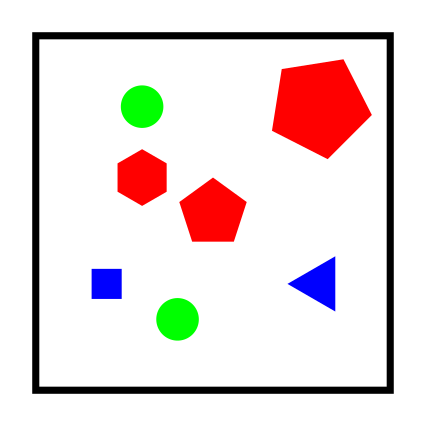
//> input picture z_fromRaspberry/code_download/02_shape_detection/imgs/polygons.png, 426 x 426 px
$ ./shape_detection   (built with g++ and OpenCV 4)
//> lines starting //> are read from the running program, lines starting //| are printed output that depends on the picture; after the words box and inside, x2 and y2 are one past the last pixel; in counts of white or black regions, pixels touching at a corner belong together
// shape_detection.cpp:
// Detect shapes on a computer-generated image

#include <opencv2/core.hpp>
#include <opencv2/videoio.hpp>
#include <opencv2/highgui.hpp>
#include <opencv2/opencv.hpp>
#include <iostream>

static const int W_0      = 300;
static const int H_0      = 0;
static const int OFFSET_W = 10;
static const int OFFSET_H = 100;


void processImage()
{
  // Load image from file
  std::string filename = "imgs/polygons.png";
  cv::Mat img = cv::imread(filename.c_str());
//> img is the input picture: 426 rows x 426 cols, CV_8UC3; mean B, G, R 220.3, 221.1, 233.7
  if(img.empty()) {
    throw std::runtime_error("Failed to open the file " + filename);
  }

  // Display original image
  cv::imshow("Original", img);
  cv::moveWindow("Original", W_0, H_0);

  // Convert color space from BGR to HSV
  cv::Mat hsv_img;
  cv::cvtColor(img, hsv_img, cv::COLOR_BGR2HSV);
//> hsv_img: 426 rows x 426 cols, CV_8UC3; mean H, S, V 2.6, 23.7, 240.8

  // Display HSV image
  cv::imshow("HSV", hsv_img);
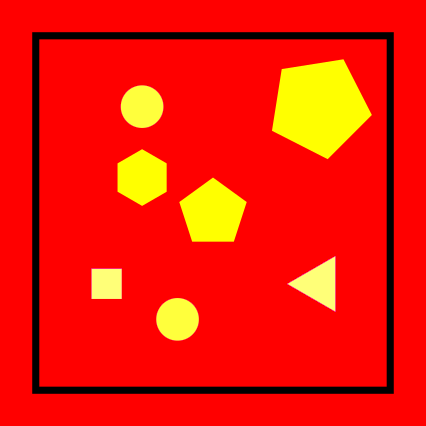
//> window 'HSV': 426 rows x 426 cols, CV_8UC3; mean B, G, R 2.6, 23.7, 240.8
  cv::moveWindow("HSV", W_0+img.cols+OFFSET_W, H_0);

  // Find red regions: h values around 0 (positive and negative angle: [0,15] U [160,179])
  cv::Mat red_mask_low, red_mask_high, red_mask;
  cv::inRange(hsv_img, cv::Scalar(0, 10, 10), cv::Scalar(15, 255, 255), red_mask_low);
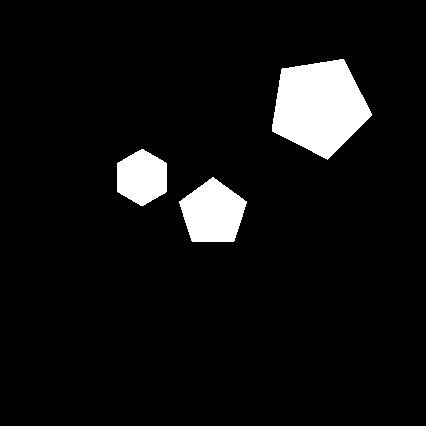
//> red_mask_low: 426 rows x 426 cols, CV_8UC1; 6.7% white; 3 white regions, box (x1, y1, x2, y2) and area: (272, 59, 372, 160) 6872, (179, 177, 247, 242) 3084, (117, 149, 167, 206) 2171
  cv::inRange(hsv_img, cv::Scalar(160, 10, 10), cv::Scalar(179, 255, 255), red_mask_high);
//> red_mask_high: 426 rows x 426 cols, CV_8UC1; every value is 0
  cv::addWeighted(red_mask_low, 1.0, red_mask_high, 1.0, 0.0, red_mask); // combine together the two binary masks
  cv::imshow("RED_filter", red_mask);
  cv::moveWindow("RED_filter", W_0, H_0+img.rows+OFFSET_H);

  // Find blue regions
  cv::Mat blue_mask;
  cv::inRange(hsv_img, cv::Scalar(90, 10, 10), cv::Scalar(130, 255, 255), blue_mask);
//> blue_mask: 426 rows x 426 cols, CV_8UC1; 1.3% white; 2 white regions, box (x1, y1, x2, y2) and area: (287, 256, 336, 312) 1417, (91, 268, 122, 299) 961
  cv::imshow("BLUE_filter", blue_mask);
  cv::moveWindow("BLUE_filter", W_0+img.cols+OFFSET_W, H_0+img.rows+OFFSET_H);

  // Find green regions
  cv::Mat green_mask;
  cv::inRange(hsv_img, cv::Scalar(45, 10, 10), cv::Scalar(75, 255, 255), green_mask);
//> green_mask: 426 rows x 426 cols, CV_8UC1; 1.6% white; 2 white regions, box (x1, y1, x2, y2) and area: (120, 85, 164, 128) 1488, (156, 298, 199, 341) 1481
  cv::imshow("GREEN_filter", green_mask);
  cv::moveWindow("GREEN_filter", W_0+2*(img.cols+OFFSET_W), H_0);

  // Find black regions (filter on saturation and value)
  cv::Mat black_mask;
  cv::inRange(hsv_img, cv::Scalar(0, 0, 0), cv::Scalar(180, 10, 10), black_mask);
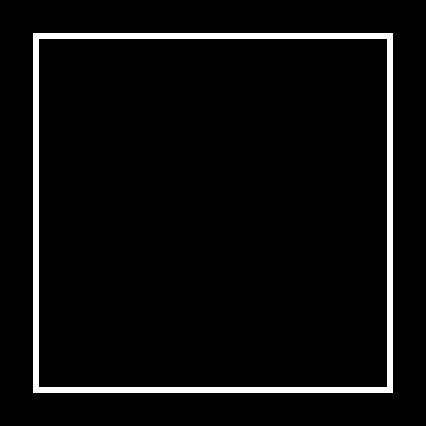
//> black_mask: 426 rows x 426 cols, CV_8UC1; 4.7% white; 1 white region
  cv::imshow("BLACK_filter", black_mask);
  cv::moveWindow("BLACK_filter", W_0+2*(img.cols+OFFSET_W), H_0+img.rows+OFFSET_H);

  // Wait keypress
  cv::waitKey(0);

  // Find contours
  std::vector<std::vector<cv::Point>> contours, contours_approx;
  std::vector<cv::Point> approx_curve;
  cv::Mat contours_img;

  // Process black mask
  cv::findContours(black_mask, contours, cv::RETR_EXTERNAL, cv::CHAIN_APPROX_SIMPLE); // find external contours of each blob
//> contours = 1 contour; box (x1, y1, x2, y2) and area: (33, 33, 393, 393) 128881
  contours_img = img.clone();
  drawContours(contours_img, contours, -1, cv::Scalar(40,190,40), 1, cv::LINE_AA);
//> contours_img: 426 rows x 426 cols, CV_8UC3; 2.37% of pixels changed, all inside (x1, y1, x2, y2) = (32, 32, 394, 394)
  std::cout << "N. contours: " << contours.size() << std::endl;
//| N. contours: 1
  for (int i=0; i<contours.size(); ++i)
  {
    std::cout << (i+1) << ") Contour size: " << contours[i].size() << std::endl;
    approxPolyDP(contours[i], approx_curve, 3, true); // fit a closed polygon (with less vertices) to the given contour,
                                                      // with an approximation accuracy (i.e. maximum distance between
                                                      // the original and the approximated curve) of 3
    contours_approx = {approx_curve};
    drawContours(contours_img, contours_approx, -1, cv::Scalar(0,170,220), 5, cv::LINE_AA);
    std::cout << "   Approximated contour size: " << approx_curve.size() << std::endl;
  }
//> this loop made 1 pass
//> approx_curve on pass 1: 4 Points (x, y): [33, 33], [33, 392], [392, 392], [392, 33]
//| 1) Contour size: 4
//|    Approximated contour size: 4
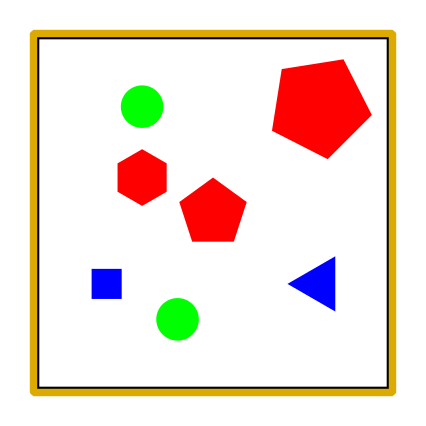
//> contours_img: 426 rows x 426 cols, CV_8UC3; mean B, G, R 215.3, 226.2, 241.7
  std::cout << std::endl;
  cv::imshow("Original", contours_img);
  cv::waitKey(0);

  // Process red mask
  contours_img = img.clone();
  cv::findContours(red_mask, contours, cv::RETR_EXTERNAL, cv::CHAIN_APPROX_SIMPLE);
//> contours = 3 contours; box (x1, y1, x2, y2) and area: (272, 59, 372, 160) 6732, (179, 177, 247, 242) 2989, (117, 149, 167, 206) 2093
  drawContours(contours_img, contours, -1, cv::Scalar(40,190,40), 1, cv::LINE_AA);
//> contours_img: 426 rows x 426 cols, CV_8UC3; 1.03% of pixels changed, all inside (x1, y1, x2, y2) = (116, 58, 373, 243)
  std::cout << "N. contours: " << contours.size() << std::endl;
//| N. contours: 3
  for (int i=0; i<contours.size(); ++i)
  {
    std::cout << (i+1) << ") Contour size: " << contours[i].size() << std::endl;
    approxPolyDP(contours[i], approx_curve, 3, true);
    contours_approx = {approx_curve};
    drawContours(contours_img, contours_approx, -1, cv::Scalar(0,170,220), 3, cv::LINE_AA);
    std::cout << "   Approximated contour size: " << approx_curve.size() << std::endl;
  }
//> this loop made 3 passes
//| 1) Contour size: 90
//|    Approximated contour size: 5
//| 2) Contour size: 82
//|    Approximated contour size: 6
//| 3) Contour size: 148
//|    Approximated contour size: 5
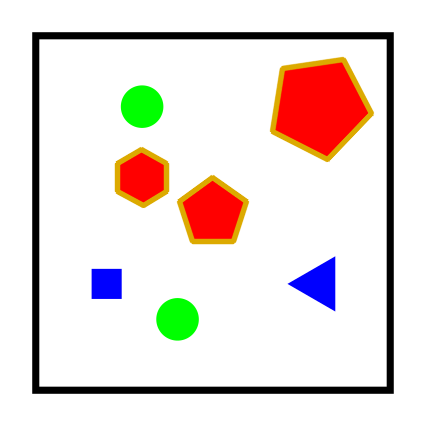
//> contours_img: 426 rows x 426 cols, CV_8UC3; mean B, G, R 217.7, 222, 233
  std::cout << std::endl;
  cv::imshow("Original", contours_img);
  cv::waitKey(0);

  // Process blue mask
  contours_img = img.clone();
  cv::findContours(blue_mask, contours, cv::RETR_EXTERNAL, cv::CHAIN_APPROX_SIMPLE);
//> contours = 2 contours; box (x1, y1, x2, y2) and area: (287, 256, 336, 312) 1340, (91, 268, 122, 299) 900
  drawContours(contours_img, contours, -1, cv::Scalar(40,190,40), 1, cv::LINE_AA);
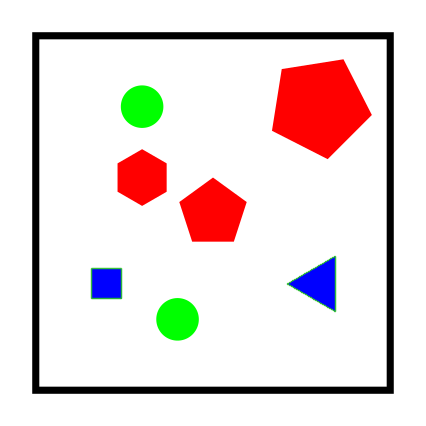
//> contours_img: 426 rows x 426 cols, CV_8UC3; 0.45% of pixels changed, all inside (x1, y1, x2, y2) = (90, 255, 337, 313)
  std::cout << "N. contours: " << contours.size() << std::endl;
//| N. contours: 2
  for (int i=0; i<contours.size(); ++i)
  {
    std::cout << (i+1) << ") Contour size: " << contours[i].size() << std::endl;
    approxPolyDP(contours[i], approx_curve, 3, true);
    contours_approx = {approx_curve};
    drawContours(contours_img, contours_approx, -1, cv::Scalar(0,170,220), 3, cv::LINE_AA);
    std::cout << "   Approximated contour size: " << approx_curve.size() << std::endl;
  }
//> this loop made 2 passes
//> approx_curve on pass 2: 3 Points (x, y): [287, 283], [335, 311], [335, 256]
//| 1) Contour size: 4
//|    Approximated contour size: 4
//| 2) Contour size: 84
//|    Approximated contour size: 3
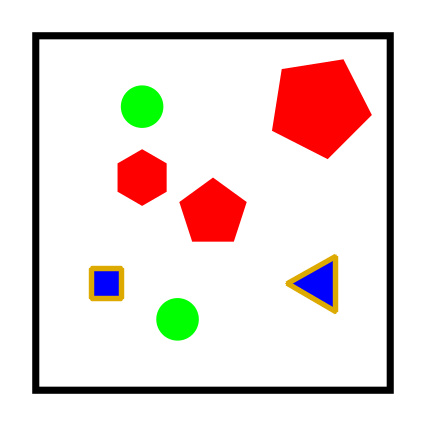
//> contours_img: 426 rows x 426 cols, CV_8UC3; 1.05% of pixels changed, all inside (x1, y1, x2, y2) = (88, 253, 339, 315)
  std::cout << std::endl;
  cv::imshow("Original", contours_img);
  cv::waitKey(0);

}

int main()
{
  processImage();
  return 0;
}
